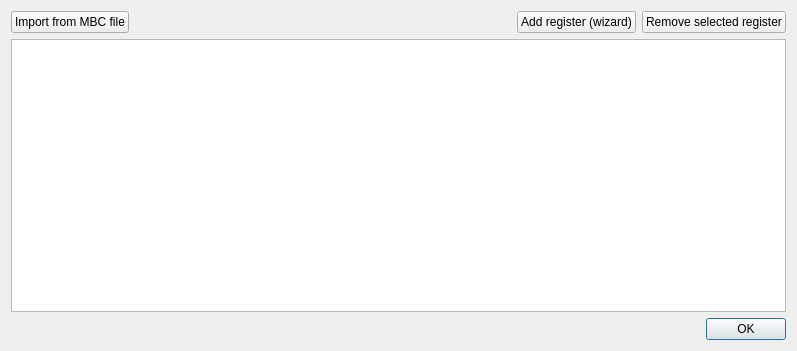
<?xml version="1.0" encoding="UTF-8"?>
<ui version="4.0">
 <class>RegisterDialog</class>
 <widget class="QDialog" name="RegisterDialog">
  <property name="geometry">
   <rect>
    <x>0</x>
    <y>0</y>
    <width>797</width>
    <height>351</height>
   </rect>
  </property>
  <property name="windowTitle">
   <string>Register settings</string>
  </property>
  <property name="windowIcon">
   <iconset>
    <normalon>:/menu_icon/menu_icon/icons/table_edit.png</normalon>
   </iconset>
  </property>
  <layout class="QVBoxLayout" name="verticalLayout">
   <item>
    <layout class="QHBoxLayout" name="horizontalLayout">
     <item>
      <widget class="QPushButton" name="btnImportFromMbc">
       <property name="text">
        <string>Import from MBC file</string>
       </property>
      </widget>
     </item>
     <item>
      <spacer name="horizontalSpacer">
       <property name="orientation">
        <enum>Qt::Horizontal</enum>
       </property>
       <property name="sizeHint" stdset="0">
        <size>
         <width>40</width>
         <height>20</height>
        </size>
       </property>
      </spacer>
     </item>
     <item>
      <widget class="QPushButton" name="btnAddWizard">
       <property name="text">
        <string>Add register (wizard)</string>
       </property>
      </widget>
     </item>
     <item>
      <widget class="QPushButton" name="btnRemove">
       <property name="text">
        <string>Remove selected register</string>
       </property>
      </widget>
     </item>
    </layout>
   </item>
   <item>
    <widget class="QTableView" name="registerView">
     <property name="minimumSize">
      <size>
       <width>300</width>
       <height>0</height>
      </size>
     </property>
     <attribute name="horizontalHeaderMinimumSectionSize">
      <number>30</number>
     </attribute>
    </widget>
   </item>
   <item>
    <widget class="QDialogButtonBox" name="buttonBox">
     <property name="orientation">
      <enum>Qt::Horizontal</enum>
     </property>
     <property name="standardButtons">
      <set>QDialogButtonBox::Ok</set>
     </property>
    </widget>
   </item>
  </layout>
 </widget>
 <tabstops>
  <tabstop>btnImportFromMbc</tabstop>
  <tabstop>btnAddWizard</tabstop>
  <tabstop>btnRemove</tabstop>
  <tabstop>registerView</tabstop>
 </tabstops>
 <resources/>
 <connections>
  <connection>
   <sender>buttonBox</sender>
   <signal>accepted()</signal>
   <receiver>RegisterDialog</receiver>
   <slot>accept()</slot>
   <hints>
    <hint type="sourcelabel">
     <x>248</x>
     <y>254</y>
    </hint>
    <hint type="destinationlabel">
     <x>157</x>
     <y>274</y>
    </hint>
   </hints>
  </connection>
  <connection>
   <sender>buttonBox</sender>
   <signal>rejected()</signal>
   <receiver>RegisterDialog</receiver>
   <slot>reject()</slot>
   <hints>
    <hint type="sourcelabel">
     <x>316</x>
     <y>260</y>
    </hint>
    <hint type="destinationlabel">
     <x>286</x>
     <y>274</y>
    </hint>
   </hints>
  </connection>
 </connections>
</ui>
